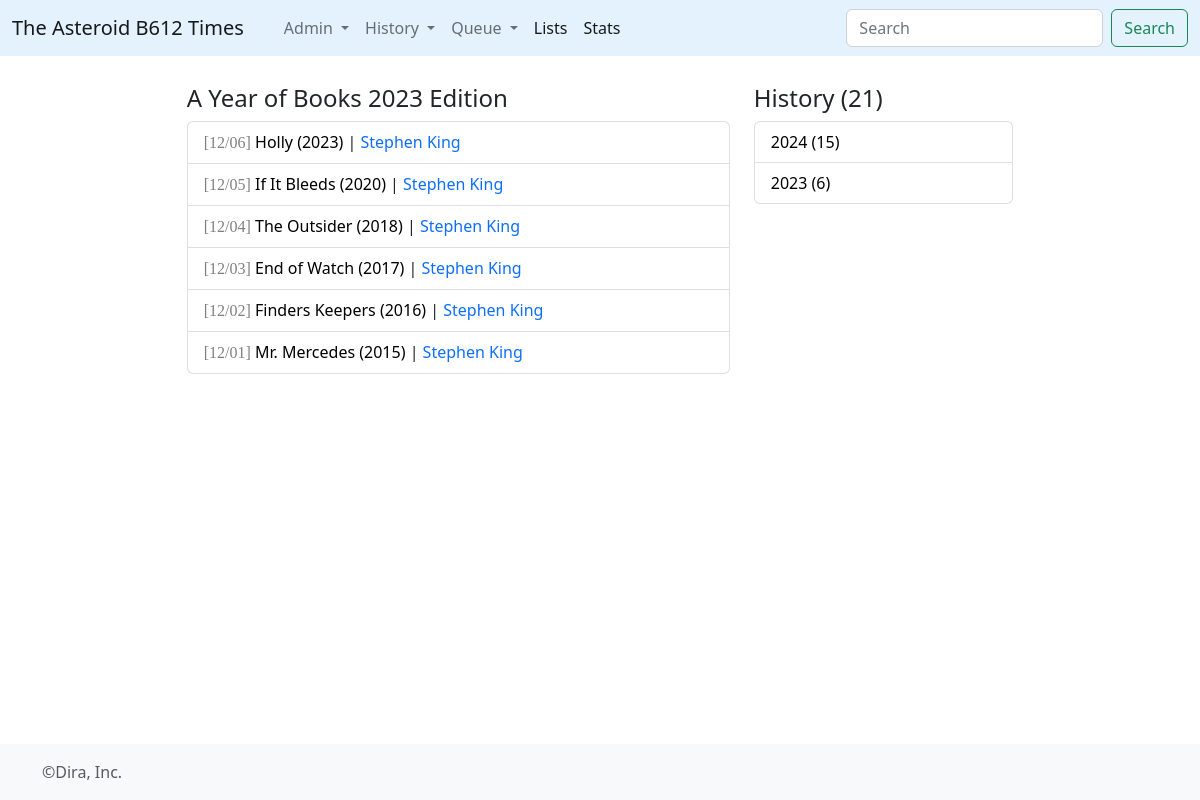
/books/2023, run on the app's committed database.
### times/models.py (models this page shows, shortened)
class Consumo(models.Model):
	volume = models.ForeignKey(Book,on_delete=models.CASCADE)
	pages = models.IntegerField()
	start_d = models.DateField()
	finish_d = models.DateField()

class Book(models.Model):
	title = models.CharField(max_length=512)
	orig_lan = models.CharField(max_length=2)
	info = models.TextField()
	pub_year = models.IntegerField()
	wtype = models.ForeignKey(WikiType,on_delete=models.CASCADE)
	@property
	def titulo(self):
		return self.title+' ('+ str(self.pub_year) +')'
	@property
	def authors_links(self):
		creds = Credito.objects.filter(ctype__id__in=[1,5,6,7],media_type=1,media_id=self.id)
		enlaces = ""
		for c in creds:
			enlaces = enlaces + "<a href='/wiki/"+str(c.persona.id)+"' style='text-decoration:none;'>"+c.persona.title+"</a>,&nbsp;"
		return enlaces[:-7]

class Credito(models.Model):
	ctype = models.ForeignKey(CreditType,on_delete=models.CASCADE)
	persona = models.ForeignKey(Wiki,on_delete=models.CASCADE)
	media_type = models.IntegerField()
	media_id = models.IntegerField()

class Wiki(models.Model):
	wtype = models.ForeignKey(WikiType,on_delete=models.CASCADE)
	title = models.CharField(max_length=512)
	info = models.TextField()
	created_at = models.DateTimeField(auto_now=True)
	updated_at = models.DateTimeField(null=True,blank=True)

### times/views.py (the view)
# urls.py: path('books/<y>', views.books, name='books'),
def books(request,y):
	max_year = Consumo.objects.order_by('-finish_d').first()
	if int(y)==1:
		y = max_year.finish_d.strftime('%Y')
	conteo = Consumo.objects.filter(volume__wtype__id=9).count()
	anhos = Consumo.objects.filter(volume__wtype__id=9).values('finish_d__year').annotate(qbooks=Count('id')).order_by('-finish_d__year')
	rqueue = Book.objects.filter(consumo__volume__isnull=True, wtype__id=9).order_by('pub_year')
	rhist = Consumo.objects.filter(volume__wtype__id=9,finish_d__year=int(y)).order_by('-finish_d','-id')
	return render(request,'view-history.html',{'rhist':rhist,'rqueue':rqueue,'anhos':anhos,'anho':y,'conteo':conteo})

### times/templates/view-history.html (shortened to what this page needs)
{% extends 'base_listing.html' %}
{% block contenido %}
<article>
		<h4>A Year of Books {{anho}} Edition</h4>
	  <ul class="list-group" reversed>
        {% for a in rhist %}
          <li class="list-group-item">
          	<span style="font-family:Consolas; color:grey;">[{{a.finish_d|date:"m/d"}}]</span>
         <a href="{% url 'book' a.volume.id %}" style="color:black; text-decoration: none;">{{a.volume.titulo}}</a>&nbsp;|&nbsp;{{a.volume.authors_links|safe}}
          </li>
        {% endfor %}
      </ul>
</article>
<br>
{% endblock%}
{% block rightbar %}
<br>
<h4>History ({{conteo}})</h4>
      <ul class="list-group">
        {% for d in anhos %}
          <li class="list-group-item d-flex justify-content-between align-items-center">
          <a href="{% url 'books' d.finish_d__year %}" style="color:black; text-decoration: none;"> {{d.finish_d__year}} ({{d.qbooks}})</a>
          </li>
        {% endfor %}
      </ul>
{% endblock %}

### data on the page
Consumo: finish_d "12/06", volume.titulo "Holly (2023)", volume.authors_links "Stephen King"
Consumo: finish_d "12/05", volume.titulo "If It Bleeds (2020)", volume.authors_links "Stephen King"
Consumo: finish_d "12/04", volume.titulo "The Outsider (2018)", volume.authors_links "Stephen King"
Consumo: finish_d "12/03", volume.titulo "End of Watch (2017)", volume.authors_links "Stephen King"
Consumo: finish_d "12/02", volume.titulo "Finders Keepers (2016)", volume.authors_links "Stephen King"
Consumo: finish_d "12/01", volume.titulo "Mr. Mercedes (2015)", volume.authors_links "Stephen King"

### other printed values
{{ anho }} "2023"
{{ conteo }} "21"
{{ d.finish_d__year }} "2024" "2023"
{{ d.qbooks }} "15" "6"
